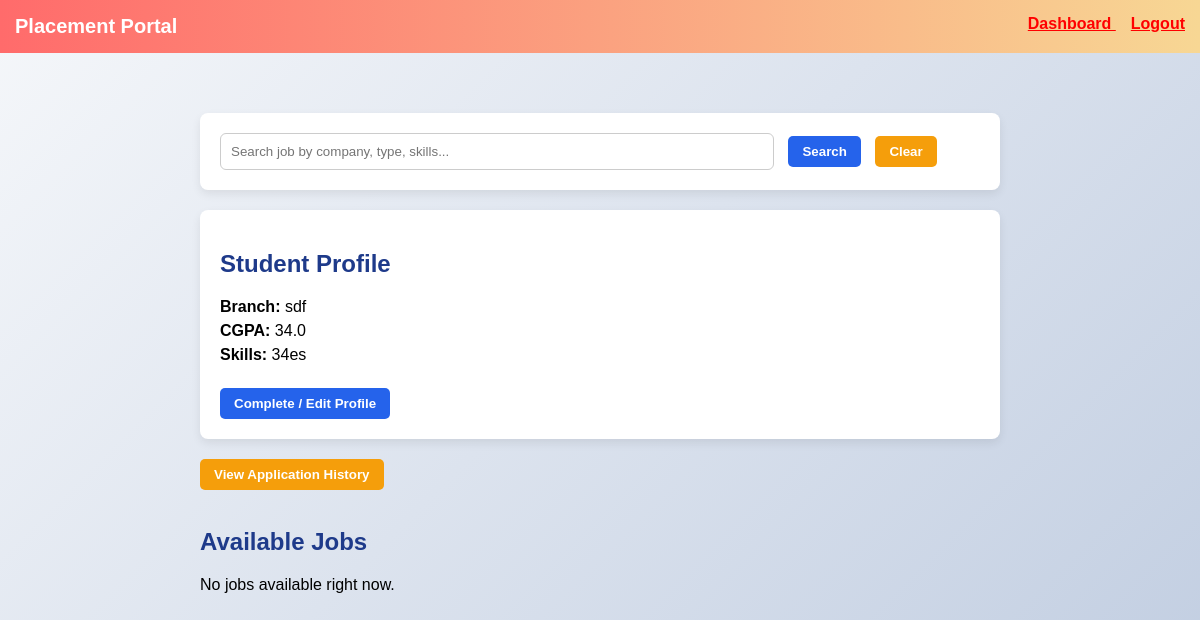
The app's page /student_dashboard (signed in) with its own data.
### app.py (models this page shows)
class StudentProfile(db.Model):
    __tablename__ = "student_profiles"
    id = db.Column(db.Integer, primary_key=True)
    user_id = db.Column(
        db.Integer,
        db.ForeignKey("users.id"),
        nullable=False
    )
    branch = db.Column(db.String(100))
    cgpa = db.Column(db.Float)
    skills = db.Column(db.String(200))
    user = db.relationship(
        "User",
        back_populates="student_profile"
    )
    applications = db.relationship(
        "Application",
        back_populates="student",
        cascade="all, delete"
    )

### app.py (the view)
@app.route("/student_dashboard")
def student_dashboard():
    if "user_id" not in session:
        return redirect("/login")
    user_id = session["user_id"]
    search = request.args.get("search")
    student = StudentProfile.query.filter_by(user_id=user_id).first()
    query = Job.query.filter_by(is_approved=True, is_closed=False)
    if search:
        query = query.join(CompanyProfile).filter(
            (Job.job_type.ilike(f"%{search}%")) |
            (CompanyProfile.company_name.ilike(f"%{search}%"))
        )
    jobs = query.all()
    applied_jobs_dict = {}
    if student:
        for app in student.applications:
            applied_jobs_dict[app.job_ref] = app
    return render_template(
        "student_dashboard.html",
        student=student,
        jobs=jobs,
        applied_jobs_dict=applied_jobs_dict
    )

### templates/student_dashboard.html (shortened to what this page needs)
{% extends 'base.html' %}
{% block content %}
<div class="container">
    <div class="card search-box">
        <form method="GET" action="/student_dashboard">
            <input type="text" name="search" placeholder="Search job by company, type, skills..."
                value="{{ request.args.get('search','') }}">
            <button class="btn primary">
                Search
            </button>
            <a href="/student_dashboard">
                <button type="button" class="btn view">
                    Clear
                </button>
            </a>
        </form>
    </div>
    <div class="card">
        <h2>Student Profile</h2>
        {% if student %}
        <p><b>Branch:</b> {{ student.branch }}</p>
        <p><b>CGPA:</b> {{ student.cgpa }}</p>
        <p><b>Skills:</b> {{ student.skills }}</p>
        {% else %}
        <p style="color:orange;">Profile Incomplete</p>
        {% endif %}
        <br>
        <a href="/student_profile">
            <button class="btn primary">
                Complete / Edit Profile
            </button>
        </a>
    </div>
    <a href="/my-applications">
        <button class="btn view">
            View Application History
        </button>
    </a>
    <br><br>
    <h2>Available Jobs</h2>
    {% if jobs %}
    {% for job in jobs %}
    <div class="card">
        <p><b>Company:</b> {{ job.company.company_name }}</p>
        <p><b>Job Type:</b> {{ job.job_type }}</p>
        <p><b>Stipend:</b> ₹ {{ job.stipend }}</p>
        <p><b>Last Date:</b> {{ job.last_date_to_apply.strftime("%d %b %Y") }}</p>
        <br>
        {% if job.id in applied_jobs_dict %}
        {% set app = applied_jobs_dict[job.id] %}
        <button class="btn disabled" disabled>
            Applied ✓
        </button>
        <p><b>Status:</b>
            <span class="status">
                {% if app.current_status == "Pending" %}
                <span style="color:#38bdf8;">Pending</span>
                {% elif app.current_status == "Shortlisted" %}
                <span style="color:#facc15;">Shortlisted</span>
                {% elif app.current_status == "Selected" %}
                <span style="color:#22c55e;">Selected</span>
                {% else %}
                <span style="color:#ef4444;">Rejected</span>
                {% endif %}
            </span>
        </p>
        <p><b>Applied On:</b>
            {{ app.date_submitted.strftime("%d %b %Y") }}
        </p>
        {% else %}
        <a href="/apply-job/{{ job.id }}">
            <button class="btn apply">
                Apply Job
            </button>
        </a>
        {% endif %}
        <br><br>
        <a href="/company-details/{{ job.company.id }}">
            <button class="btn view">
                View Company Details
            </button>
        </a>
    </div>
    {% endfor %}
    {% else %}
    <p>No jobs available right now.</p>
    {% endif %}
</div>
{% endblock %}

### templates/student_dashboard.html (style rules this page uses)
body { background: linear-gradient(to right, #eef2ff, #e0f2fe); font-family: Arial; }
.container { width: 800px; margin: 40px auto; }
.card { background: white; border-radius: 8px; padding: 20px; margin-bottom: 20px; box-shadow: 0 4px 10px rgba(0, 0, 0, 0.08); }
h2 { color: #1e3a8a; }
p { margin: 6px 0; }
.btn { padding: 8px 14px; border: none; border-radius: 5px; cursor: pointer; font-weight: bold; }
.primary { background: #2563eb; color: white; }
.view { background: #f59e0b; color: white; }
.search-box input { padding: 10px; width: 70%; border-radius: 6px; border: 1px solid #ccc; }
.search-box button { margin-left: 10px; }

### records on screen
StudentProfile: branch "sdf", cgpa "34.0", skills "34es"
